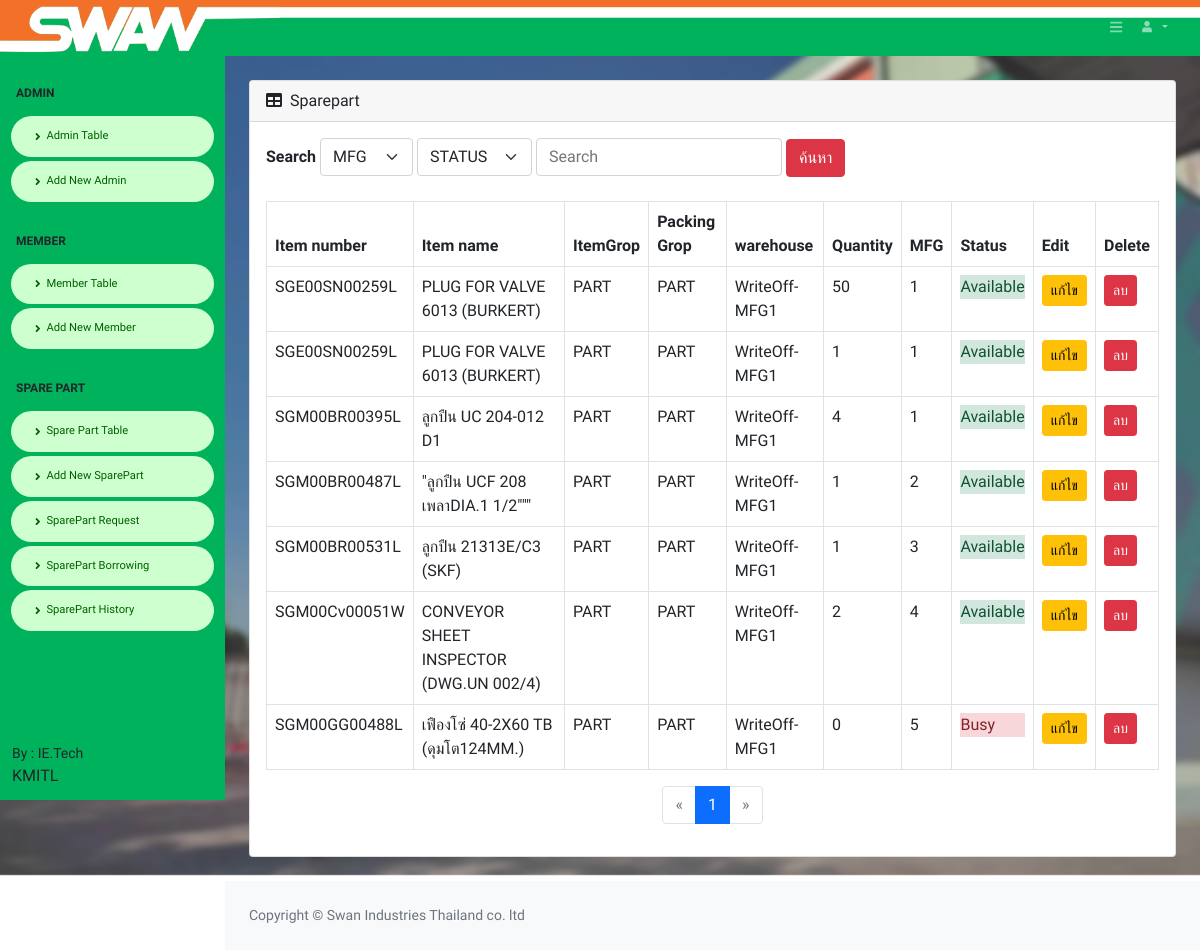
/admin_search_data.php (signed in), run on the app's committed database.
### tables this page shows
CREATE TABLE `tbl_spare_part` (
  `Item_ID` int(11) NOT NULL,
  `Item_number` varchar(100) NOT NULL,
  `Item_name` varchar(100) NOT NULL,
  `Item_grop` varchar(100) NOT NULL,
  `Packing_grop` varchar(100) NOT NULL,
  `warehouse` varchar(100) NOT NULL,
  `Quantity` varchar(100) NOT NULL,
  `Mfg_id` varchar(100) NOT NULL,
  `Status` varchar(100) NOT NULL,
  `datesave` timestamp NOT NULL DEFAULT current_timestamp()
);

### admin_search_data.php (the view, shortened to what this page needs)
<!DOCTYPE html>
<html lang="en">
    <?php include('h_admin.php'); ?>
<body class="sb-nav-fixed">
    <?php include('condb.php');
  ?>
    <?php include('nav_admin.php');?>
      <?php
  if(isset($_GET['page'])){
      $page = $_GET['page'];
  }else{
      $page = 1;
  }
  $record_show = 20;
  $offset = ($page - 1) * $record_show;
  $sql_total = "SELECT * FROM tbl_spare_part";
  $query_total = mysqli_query($con,$sql_total);
  $row_total = mysqli_num_rows($query_total);
  $page_total = ceil($row_total/$record_show);
?>
  <?php
        $val = $_POST["empname"];
        $Mfg_val = $_POST["MFG"];
        $Status_val = $_POST["Status"];
        if($val =='' AND $Mfg_val =='MFG' AND $Status_val =='STATUS'){
            $sql = "SELECT * FROM tbl_spare_part ORDER BY Item_ID ASC  LIMIT $offset,$record_show" or die("Error:" . mysqli_error());
            $state = '1';
        }
        else if(($val =='' AND $Mfg_val =='MFG' AND $Status_val !='STATUS')){
            $sql = "SELECT * FROM tbl_spare_part
            WHERE Status LIKE '%$Status_val%' ORDER BY Item_ID ASC   LIMIT $offset,$record_show";
             $state = '2';
        }
        else if(($val =='' AND $Mfg_val !='MFG' AND $Status_val =='STATUS')){
            $sql = "SELECT * FROM tbl_spare_part
            WHERE Mfg_id LIKE '%$Mfg_val%' ORDER BY Item_ID ASC  LIMIT $offset,$record_show";
                     $state = '3';
        }
        else if(($val =='' AND $Mfg_val !='MFG' AND $Status_val !='STATUS')){
            $sql = "SELECT * FROM tbl_spare_part
            WHERE Mfg_id LIKE '%$Mfg_val%' AND
                  Status LIKE '%$Status_val%' ORDER BY Item_ID ASC  LIMIT $offset,$record_show";
        }
        $result=mysqli_query($con,$sql);
        $row_am =  mysqli_fetch_assoc($result);
        $count = mysqli_num_rows($result);?>
  <div id="layoutSidenav_content">
              <main>
              <br>
                  <div class="container-fluid px-4">
                      <div class="card mb-4">
                          <div class="card-header">
                              <i class="fas fa-table me-1"></i>
                              Sparepart
                          </div>
                          <div class="card-body">
                          <form action="admin_search_data.php" class="form-group" method="POST">
                                <label for=""><b>Search</b></label>
                                <select class="form-select2" aria-label="MFG" name="MFG" >
                                <option selected>MFG</option>
                                </select>
                                <select class="form-select2" aria-label="STATUS" name="Status" >
                                <option selected>STATUS</option>
                                </select>
                                <input type="text" placeholder="Search" name="empname" class="form-control2">
                                <input type="submit" value="ค้นหา" class="btn btn-danger my">
                                <br><br>
                                <table class="table table-bordered">
                                  <thead>
                                      <tr>
                                          <th>Item number</th>
                                          <th>Item name</th>
                                          <th>ItemGrop</th>
                                          <th>Packing Grop</th>
                                          <th>warehouse</th>
                                          <th>Quantity</th>
                                          <th>MFG</th>
                                          <th>Status</th>
                                          <th>Edit</th>
                                          <th>Delete</th>
                                      </tr>
                                  </thead>
                                  <tbody>
                                  <?php do { ?>
                                  <tr>
                                          <td><?php echo $row_am['Item_number']; ?></td>
                                          <td ><?php echo $row_am['Item_name']; ?></td>
                                          <td ><?php echo $row_am['Item_grop']; ?></td>
                                          <td ><?php echo $row_am['Packing_grop']; ?></td>
                                          <td ><?php echo $row_am['warehouse']; ?></td>
                                          <td ><?php echo $row_am['Quantity']; ?></td>
                                          <td ><?php echo $row_am['Mfg_id']; ?></td>
                                          <td ><div class=" alert-<?=$row_am['Status'] == 'Available' ? 'success' : 'danger'?>" role="alert"><?php echo $row_am['Status']; ?></div></td>
                                          <td><a href="admin_form_edit_sparepart.php?act=edit&ID=<?php echo $row_am['Item_ID']; ?>" class="btn btn-warning btn-sm"> แก้ไข </a> </td>
                                          <td><a href="admin_del_sparepart.php?ID=<?php echo $row_am['Item_ID']; ?>" class='btn btn-danger btn-sm'  onclick="return confirm('ยันยันการลบ')">ลบ</a> </td>
                                  </tr>
                                  <?php } while ($row_am =  mysqli_fetch_assoc($result)); ?>
                                  </tbody>
                              </table>
<nav aria-label="Page navigation example">
<ul class="pagination justify-content-center">
  <li class="page-item <?=$page > 1 ? '' : 'disabled' ?>">
                              <a class="page-link" href="?page=<?=$page-1?>" aria-label="Previous">
                              <span aria-hidden="true">&laquo;</span>
                              </a>
                              </li>
<li class="page-item active"><a class="page-link"><?=$page?></a></li>
  <li class="page-item <?=$page < $page_total ? '' : 'disabled'?>">
                              <a class="page-link" href="?page=<?=$page+1?>" aria-label="Next">
                              <span aria-hidden="true">&raquo;</span>
                              </a>
                              </li>
</ul>
</nav>
                          </div>
                      </div>
                  </div>
              </main>
              <?php include('footer.php');?>
            </div>
    </body>
</html>

### css/color.css (style rules this page uses)
body { font-family: 'Varela Round', sans-serif; }

### data on the page
tbl_spare_part: Item_number "SGE00SN00259L", Item_name "PLUG FOR VALVE 6013 (BURKERT)", Item_grop "PART", Packing_grop "PART", warehouse "WriteOff-MFG1", Quantity "50", Mfg "1", Status "Available"
tbl_spare_part: Item_number "SGE00SN00259L", Item_name "PLUG FOR VALVE 6013 (BURKERT)", Item_grop "PART", Packing_grop "PART", warehouse "WriteOff-MFG1", Quantity "1", Mfg "1", Status "Available"
tbl_spare_part: Item_number "SGM00BR00395L", Item_name "ลูกปืน UC 204-012 D1", Item_grop "PART", Packing_grop "PART", warehouse "WriteOff-MFG1", Quantity "4", Mfg "1", Status "Available"
tbl_spare_part: Item_number "SGM00BR00487L", Item_name "\"ลูกปืน UCF 208 เพลาDIA.1 1/2\"\"\"", Item_grop "PART", Packing_grop "PART", warehouse "WriteOff-MFG1", Quantity "1", Mfg "2", Status "Available"
tbl_spare_part: Item_number "SGM00BR00531L", Item_name "ลูกปืน 21313E/C3 (SKF)", Item_grop "PART", Packing_grop "PART", warehouse "WriteOff-MFG1", Quantity "1", Mfg "3", Status "Available"
tbl_spare_part: Item_number "SGM00Cv00051W", Item_name "CONVEYOR SHEET INSPECTOR (DWG.UN 002/4)", Item_grop "PART", Packing_grop "PART", warehouse "WriteOff-MFG1", Quantity "2", Mfg "4", Status "Available"
tbl_spare_part: Item_number "SGM00GG00488L", Item_name "เฟืองโซ่ 40-2X60 TB (ดุมโต124MM.)", Item_grop "PART", Packing_grop "PART", warehouse "WriteOff-MFG1", Quantity "0", Mfg "5", Status "Busy"

### other printed values
$page "1"
